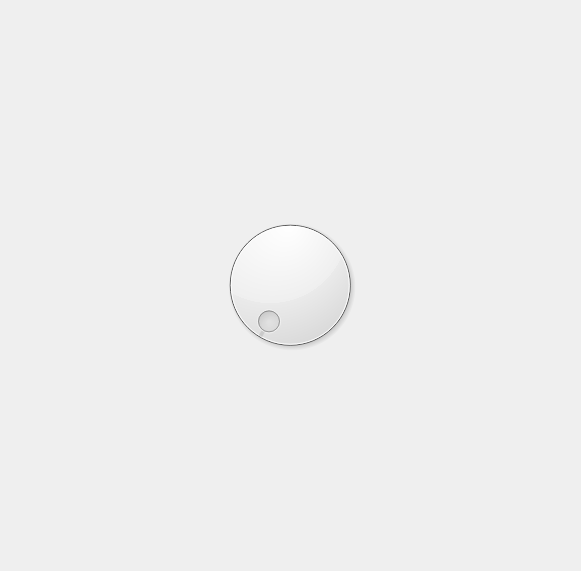
<?xml version="1.0" encoding="UTF-8"?>
<ui version="4.0">
 <class>MainWindow</class>
 <widget class="QMainWindow" name="MainWindow">
  <property name="geometry">
   <rect>
    <x>0</x>
    <y>0</y>
    <width>581</width>
    <height>571</height>
   </rect>
  </property>
  <property name="windowTitle">
   <string>METTEM-M</string>
  </property>
  <widget class="QWidget" name="centralwidget">
   <layout class="QVBoxLayout" name="verticalLayout">
    <item>
     <layout class="QVBoxLayout" name="ChartLayout"/>
    </item>
    <item>
     <layout class="QHBoxLayout" name="DialLayout">
      <item>
       <widget class="QDial" name="dial">
        <property name="minimumSize">
         <size>
          <width>150</width>
          <height>150</height>
         </size>
        </property>
        <property name="maximumSize">
         <size>
          <width>150</width>
          <height>150</height>
         </size>
        </property>
        <property name="maximum">
         <number>360</number>
        </property>
       </widget>
      </item>
     </layout>
    </item>
   </layout>
  </widget>
 </widget>
 <resources/>
 <connections/>
</ui>
